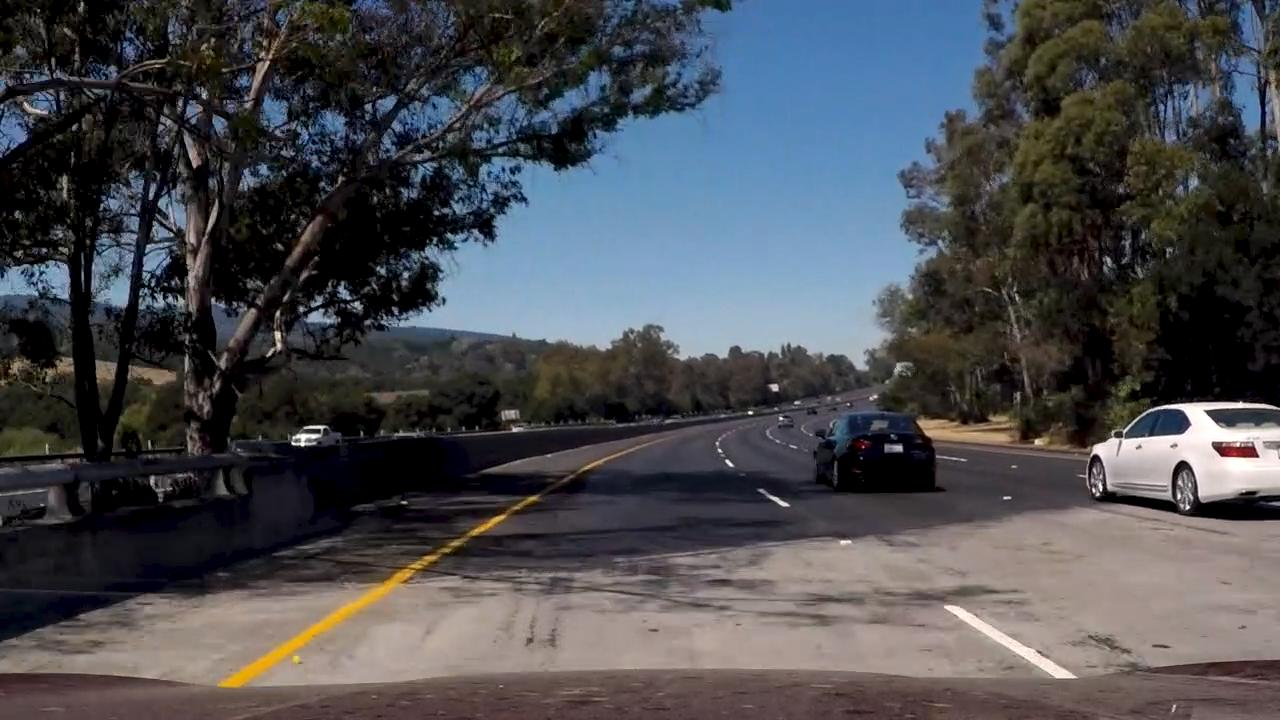
#> input picture test_images/additional_test0.jpg, 1280 x 720 px; its folder holds only this picture in this run
$ python PerspectiveTransform.py   (older library calls are emulated)
#> lines starting #> are read from the running program, lines starting #| are printed output that depends on the picture; after the words box and inside, x2 and y2 are one past the last pixel; in counts of white or black regions, pixels touching at a corner belong together
### src/CameraCalib.py
"""
Camera Calibration Function Class
"""
import sys, os
import numpy as np
import glob
import pickle
import cv2
import matplotlib.pyplot as plt

class CameraCalib(object):
    """
    CameraCalibration Function
    """
    def __init__(self, nx, ny):
        """
        argument nx and ny are the number of corner
        nx is the number of row, ny is the number of column
        """
        # public
        self.mtx = None
        self.dist = None
        # private
        self._objpoints = list()
        self._imgpoints = list()
        self._nx = nx
        self._ny = ny

    # [23 lines left out: function _project_img, not called in this run]


    def undist_img(self, img):
        dst = cv2.undistort(img, self.mtx, self.dist, None, self.mtx)
        return dst

    # private functions
    def project_img_file(self, file_name):
        img = cv2.imread(file_name)
        return self._project_img(img)

    # [4 lines left out: function calibrate, not called in this run]
    def undist_img_file(self, file_name):
        img = cv2.imread(file_name)
        return self.undist_img(img)

    def import_calib(self, file_name):
#> called with file_name = 'calibration_pickle.p'
        dist_pickle = pickle.load( open( file_name, "rb" ) )
#> (reads src/calibration_pickle.p from the repository)
        self.mtx = dist_pickle["mtx"]
        self.dist = dist_pickle["dist"]

    # [8 lines left out: function export_calib, not called in this run]

'''
test code
'''
# [28 lines that do not run on import are left out]


### src/SobelCollection.py
"""
Get Gradient of pixel in image.
"""

import numpy as np
import cv2
import matplotlib.pyplot as plt
import matplotlib.image as mpimg
from abc import ABCMeta, abstractmethod

# common function
def get_sobel(img, orient='x', sobel_kernel=3):
    gray = cv2.cvtColor(img, cv2.COLOR_RGB2GRAY)
    if orient == 'x':
        sobel = cv2.Sobel(gray, cv2.CV_64F, 1, 0, ksize=sobel_kernel)
    else:
        sobel = cv2.Sobel(gray, cv2.CV_64F, 0, 1, ksize=sobel_kernel)
    return sobel

class SobelBase(metaclass=ABCMeta):
    """
    Abstract class for Sobel, SobelGratitude, SobelDirection
    """
    def __init__(self, sobel_kernel=3, thresh_min=0, thresh_max=1):
        self._sobel_kernel = sobel_kernel
        self._thresh_min = thresh_min
        self._thresh_max = thresh_max

    @abstractmethod
    def _get_grad(self, img):
        pass

    def cmp_thres(self, img):
        grad = self._get_grad(img)
        binary_output = np.zeros_like(grad)
        binary_output[(grad >= self._thresh_min) & (grad <= self._thresh_max)] = 1
        return binary_output


class Sobel(SobelBase):
    def __init__(self, sobel_kernel=3, thresh_min=0, thresh_max=1, orient='x'):
        super(Sobel, self).__init__(sobel_kernel, thresh_min, thresh_max)
#> further down, org_img is the input picture: shape (720, 1280, 3); mean R, G, B 74.4, 75.9, 80.5
        self._orient = orient
    def _get_grad(self, img):
        sobel = get_sobel(img, self._orient, self._sobel_kernel)
        abs_sobel = np.absolute(sobel)
        scaled_sobel = np.uint8(255*abs_sobel/np.max(abs_sobel))
        return scaled_sobel
    # def cmp_thres is prepared.

class SobelGratitude(SobelBase):
    def __init__(self, sobel_kernel=3, thresh_min=0, thresh_max=1):
        super(SobelGratitude, self).__init__(sobel_kernel, thresh_min, thresh_max)

    # [8 lines left out: function _get_grad, not called in this run]
    # def cmp_thres is prepared.

class SobelDirection(SobelBase):
    def __init__(self, sobel_kernel=3, thresh_min=0, thresh_max=1):
        super(SobelDirection, self).__init__(sobel_kernel, thresh_min, thresh_max)


    # [4 lines left out: function _get_grad, not called in this run]

    # def cmp_thres is prepared.

# [21 lines that do not run on import are left out]


### src/EdgeDetection.py
import numpy as np
import cv2
import matplotlib.pyplot as plt
import matplotlib.image as mpimg
from ColorElementCollection import AbstGray, AbstRGBElement, AbstHLSElement
from SobelCollection import Sobel, SobelGratitude, SobelDirection

class EdgeDetection(object):
    """
    Edge detection pipeline using ColorElementCollection and SobelCollection
    """
    def __init__(self):
        self._pipeline = list()

    def add_func(self, func):
        self._pipeline.append(func)

    def execute(self, img):
        ret_binary = np.zeros_like(img[:,:,0])
        if len(self._pipeline) == 0:
            return
        for idx, func in enumerate(self._pipeline):
            func_ret = func.cmp_thres(img)
            ret_binary[(ret_binary == 1) | (func_ret == 1)] = 1
#> this loop made 2 passes
#> pass 1, in get_sobel, `gray = cv2.cvtColor(img, cv2.COLOR_RGB2GRAY)`:
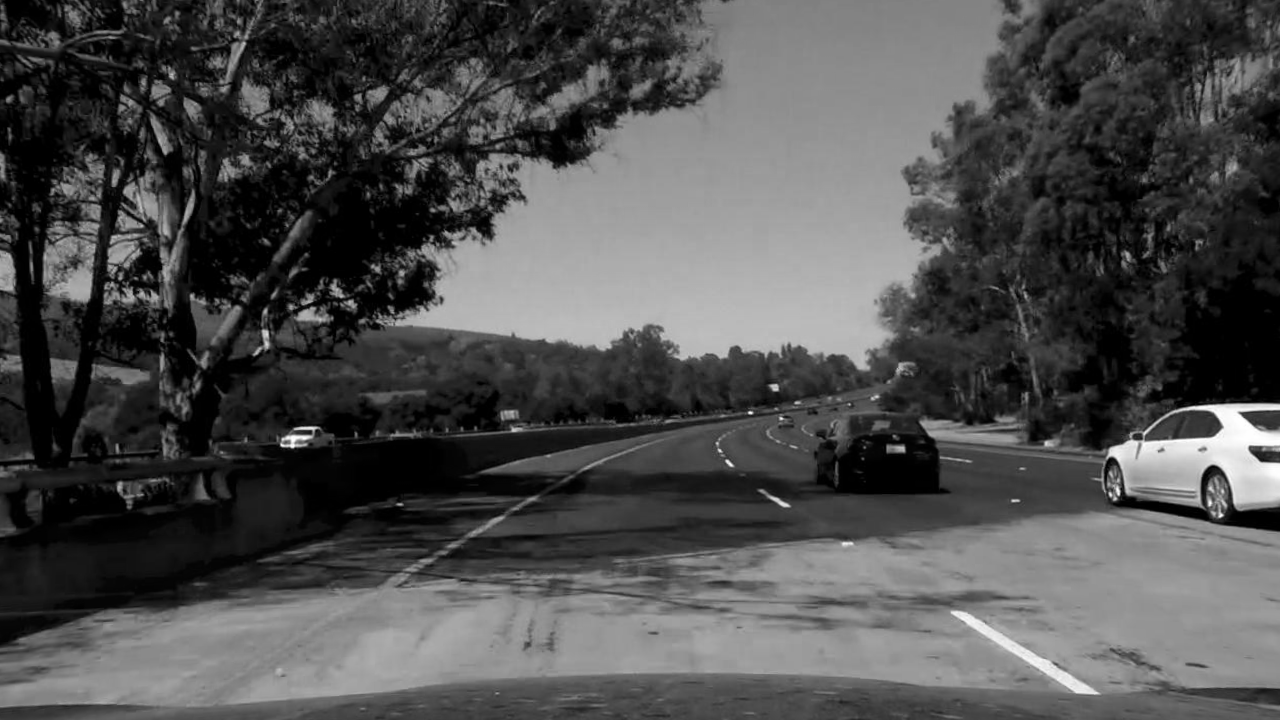
#> gray: shape (720, 1280); min 0, max 255, mean 78
#> pass 1, in get_sobel, `sobel = cv2.Sobel(gray, cv2.CV_64F, 1, 0, ksize=sobel_kernel)`:
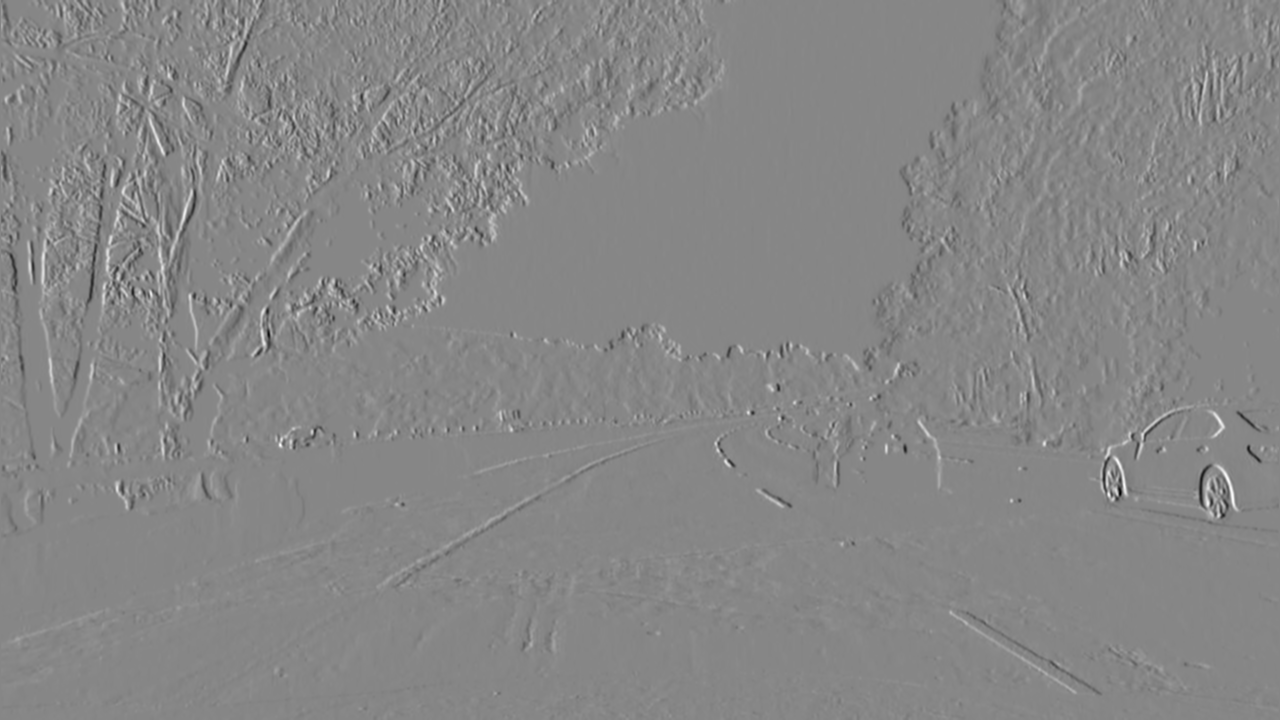
#> sobel: shape (720, 1280) float64; min -9031, max 8065, mean 2.1; drawn with min black and max white
#> after the loop:
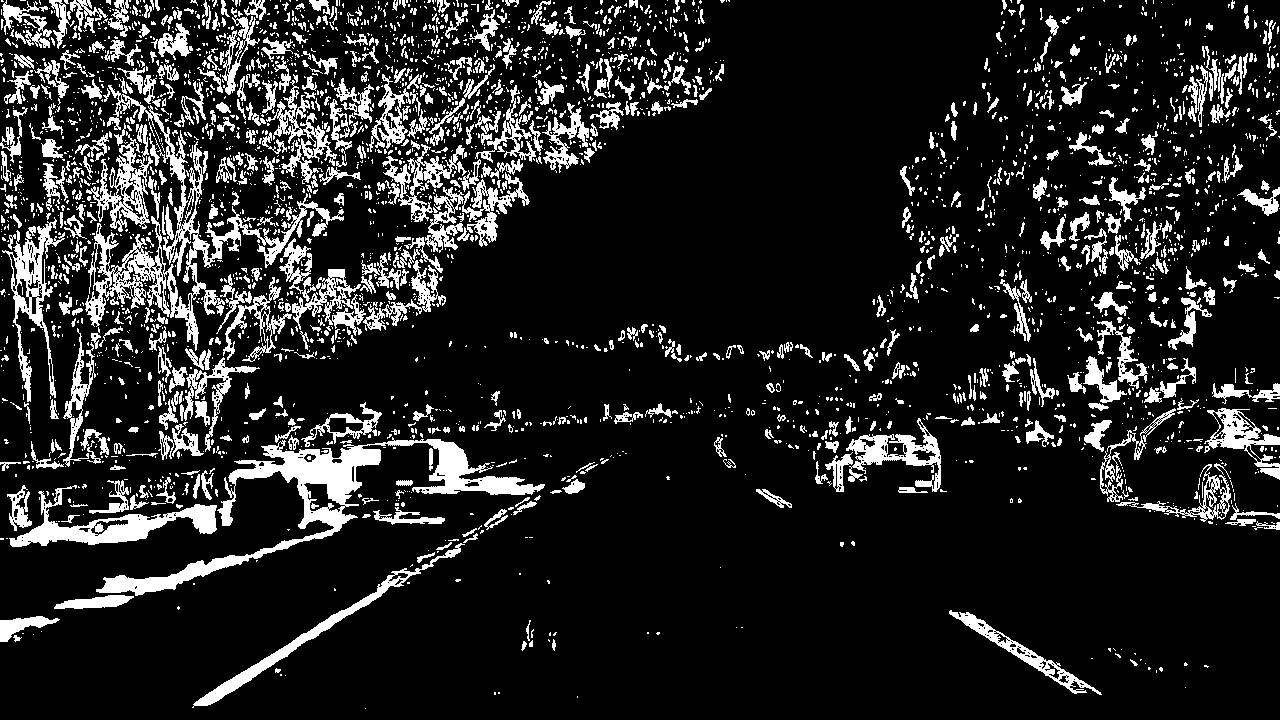
#> ret_binary: shape (720, 1280); values 0 (black) and 1 (white), 14% white; 3340 white regions (2642 under 20 px), largest, box (x1, y1, x2, y2) and area: (96, 437, 545, 596) 10675, (85, 85, 344, 351) 8995, (9, 485, 217, 547) 3752

        return ret_binary


# test code
# [28 lines that do not run on import are left out]


### src/ColorElementCollection.py
"""
This module abstracts Color space
"""

import numpy as np
import cv2
import matplotlib.pyplot as plt
import matplotlib.image as mpimg

from abc import ABCMeta, abstractmethod

# common function

class AbstractColorElement(metaclass=ABCMeta):
    """
    Abstract class for Color Space Abstraction
    """
    def __init__(self, thresh_min, thresh_max):
        self._thresh_min = thresh_min
        self._thresh_max = thresh_max

    @abstractmethod
    def _get_color_element(self, img):
        raise NotImplemented
    # public function
    def cmp_thres(self, img, thresh_min=0, thresh_max=1):
        color_ele = self._get_color_element(img)
        binary_output = np.zeros_like(color_ele)
        binary_output[(color_ele >= self._thresh_min) & (color_ele <= self._thresh_max)] = 1
        return binary_output


class AbstGray(AbstractColorElement):
    """
    this class uses grayscale to change color space
    """
    def __init__(self, thresh_min, thresh_max):
        super(AbstGray, self).__init__(thresh_min, thresh_max)


    def _get_color_element(self, img):
        return cv2.cvtColor(img, cv2.COLOR_RGB2GRAY)

class AbstRGBElement(AbstractColorElement):
    """
    Abstract RGB Element and change binary image using threshold
    """
    # [8 lines left out: function __init__, not called in this run]

    def _get_color_element(self, img):
        return img[:,:,self._color_index]

class AbstHLSElement(AbstractColorElement):
    """
    Abstract RGB Element and change binary image using threshold
    """
    def __init__(self, thresh_min, thresh_max, channel='H'):
        super(AbstHLSElement, self).__init__(thresh_min, thresh_max)
        if channel == 'H':
            self._channel = 0
        elif channel == 'L':
            self._channel = 1
        else:
            self._channel = 2

    def _get_color_element(self, img):
        hls = cv2.cvtColor(img, cv2.COLOR_RGB2HLS)
        return hls[:,:,self._channel]


# [24 lines that do not run on import are left out]


### src/PerspectiveTransform.py
"""
Execute perspective transformation and get warped data
"""
import cv2
import numpy as np


class PerspectiveTransform(object):
    """
    This class includes function of perspecitve trasformation
    and reversing of this function.
    """
    def __init__(self, src_range, dst_range):
        """
        argument: src_range = [[np.float*2]*4]
                  dst_range = [[np.float*2]*4]
        """
        self._src_range = src_range
        self._dst_range = dst_range

    def _warp_img(self, img, src_range, dst_range):
        img_size = (img.shape[1], img.shape[0])
#> img_size = (1280, 720)
        M = cv2.getPerspectiveTransform(src_range, dst_range)
        warped = cv2.warpPerspective(img, M, img_size, flags=cv2.INTER_LINEAR)
#> warped: shape (720, 1280); values 0 (black) and 1 (white), 7.4% white; 86 white regions (40 under 20 px), largest, box (x1, y1, x2, y2) and area: (0, 72, 283, 272) 32420, (355, 131, 439, 274) 6515, (201, 499, 283, 718) 4755

        return warped

    def warp_img(self, img):
        """
        warp image with using warp perspectve
        """
        return self._warp_img(img, self._src_range, self._dst_range)

    def warp_img_const_dst(self, img, dst_offset=[100,100]):

        self._dst_range = np.float32([[dst_offset[0], dst_offset[1]],
                                      [dst_offset[0], img.shape[0]-dst_offset[1]],
                                      [img.shape[1]-dst_offset[0], img.shape[0]-dst_offset[1]],
                                      [img.shape[1]-dst_offset[0], dst_offset[1]]])

        return self._warp_img(img, self._src_range, self._dst_range)

    def reverse_img(self, img):
        return self._warp_img(img, self._dst_range, self._src_range)

if __name__ == '__main__':

    import glob
    from CameraCalib import CameraCalib
    from EdgeDetection import EdgeDetection
    import matplotlib.pyplot as plt
    import matplotlib.image as mpimg
    from ColorElementCollection import AbstGray, AbstRGBElement, AbstHLSElement
    from SobelCollection import Sobel, SobelGratitude, SobelDirection
    import copy

    cam_calib = CameraCalib(9, 6)
    src_image_file = glob.glob('../test_images/*.jpg')
    cam_calib.import_calib("calibration_pickle.p")

    edge_detection = EdgeDetection()
    # add function
    edge_detection.add_func(Sobel(5, 30, 100, 'x'))
    edge_detection.add_func(AbstHLSElement(160, 255, 'S'))

    src_range = np.float32([[550, 470], [220, 680], [1150, 680], [750, 470]])
    dst_range = np.float32([[200, 0], [200, 700], [1100, 700], [1100,100]])

    ptransform = PerspectiveTransform(src_range, dst_range)

    for idx, fname in enumerate(src_image_file):

        org_img = mpimg.imread(fname)
        calibed_img = cam_calib.undist_img_file(fname)
        edet_img = edge_detection.execute(calibed_img)
        interest_img = copy.deepcopy(org_img)
        trans_img = ptransform.warp_img(edet_img)

        src_rect = np.array(src_range, np.int32)
        src_rect = src_rect.reshape((-1, 1, 2))
        cv2.polylines(interest_img, [src_rect], True, (255, 255, 255))
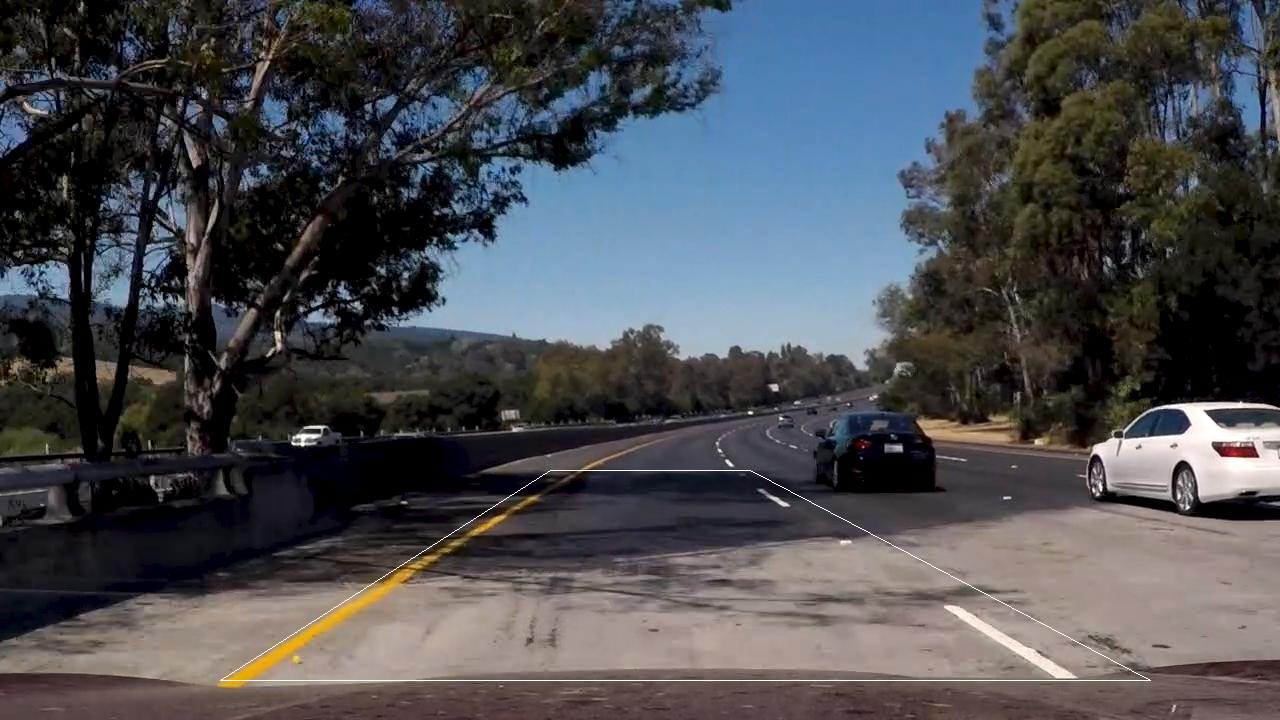
#> interest_img: shape (720, 1280, 3); 0.2% of pixels changed, all inside (x1, y1, x2, y2) = (220, 470, 1151, 681)

        outfile = './trans/trans_{}.png'.format(idx)
        f, ax = plt.subplots(2, 2, figsize=(30, 12))
        f.tight_layout()

        ax[0,0].imshow(org_img)
        ax[0,0].set_title('Edge Detection Image', fontsize=30)
        ax[0,1].imshow(edet_img, cmap='gray')
        ax[0,1].set_title('Edge Detection Image', fontsize=30)

        ax[1,0].imshow(interest_img, cmap='gray')
        ax[1,0].set_title('Edge Detection Image', fontsize=30)
        ax[1,1].imshow(trans_img, cmap='gray')
        ax[1,1].set_title('Transformation', fontsize=30)
        plt.subplots_adjust(left=0., right=1, top=0.9, bottom=0.)
        plt.savefig(outfile)
